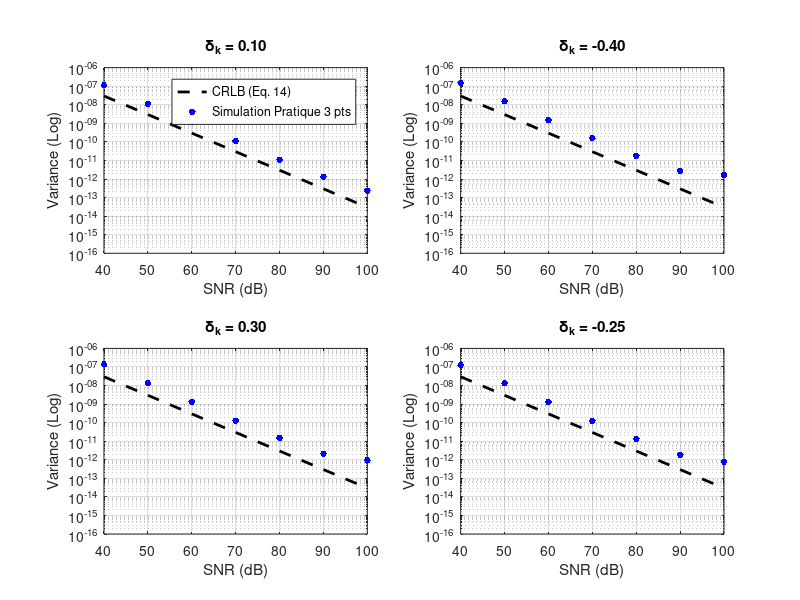

Recreate this plot in MATLAB.
%% ÉVALUATION STATISTIQUE WMIpDFT (3 POINTS) SOUS BRUIT AWGN
clear; clc; close all;

fprintf('=== SIMULATION DE MONTE-CARLO : WMIpDFT (3 POINTS) ===\n');

% Paramètres de la simulation
M = 1024;                   % Taille de la FFT
fs = 1000;                  % Fréquence d'échantillonnage
t = 0:1/fs:(M-1)/fs;        % Axe temps
A = 1;                      % Amplitude du signal
bin_k = 15;                 % Bin de référence
win = hann(M, 'periodic');  % Fenêtre de Hanning (H=2)

% Paramètres de l'étude
deltas_test = [0.10, -0.40, 0.30, -0.25];
snr_db = 40:10:100;         % SNR de 40 dB à 100 dB
N_runs = 1000;              % Nombre de tirages Monte-Carlo par point

% Préparation de la figure (4 subplots)
figure('Name', 'Variance WMIpDFT 3 points', 'Color', 'white', 'Position', [100, 100, 1000, 800]);

for d_idx = 1:length(deltas_test)
    delta_vrai = deltas_test(d_idx);
    f_vrai = (bin_k + delta_vrai) * (fs / M);
    
    var_sim = zeros(1, length(snr_db));
    crlb = zeros(1, length(snr_db));
    
    fprintf('Calcul pour delta = %.2f...\n', delta_vrai);
    
    for s_idx = 1:length(snr_db)
        snr_actuel = snr_db(s_idx);
        
        % Calcul de l'écart-type du bruit temporel à partir du SNR
        % SNR_dB = 10*log10( P_signal / P_bruit )
        % P_signal pour un cosinus = A^2 / 2
        P_sig = (A^2) / 2;
        P_noise = P_sig / (10^(snr_actuel / 10));
        sigma_n = sqrt(P_noise);
        
        % Calcul de la Borne de Cramer-Rao (Eq. 14)
        crlb(s_idx) = (6 / pi^2) * (sigma_n^2 / (M * A^2));
        
        erreurs_run = zeros(1, N_runs);
        
        %MONTE-CARLO
        for run = 1:N_runs
            phase = rand() * 2 * pi;
            
            sig_pur = A * cos(2*pi*f_vrai*t + phase);
            bruit = sigma_n * randn(1, M);
            sig_bruite = sig_pur + bruit;
            
            % FFT
            P1 = abs(fft(sig_bruite .* win'));
            

            l = bin_k + 1; 
            
            % Extraction des 3 points (Voisin Gauche, Centre, Voisin Droit)
            X_g = P1(l-1);
            X_c = P1(l);
            X_d = P1(l+1);
            
            % Application de la formule WMIpDFT (3 points, H=2)
            alpha_3 = (X_d - X_g) / (X_g + X_d + 2*X_c);
            delta_estime = 2 * alpha_3;
            
            erreurs_run(run) = delta_estime - delta_vrai;
        end
        
        % Calcul de la variance expérimentale sur les 1000 tirages
        var_sim(s_idx) = var(erreurs_run);
    end
    
    %AFFICHAGE DU SUBPLOT
    subplot(2, 2, d_idx);
    semilogy(snr_db, crlb, 'k--', 'LineWidth', 2); hold on;
    semilogy(snr_db, var_sim, 'b.', 'MarkerSize', 15);
    
    title(sprintf('\\delta_k = %.2f', delta_vrai));
    xlabel('SNR (dB)');
    ylabel('Variance (Log)');
    grid on;
    
    ylim([10^-16, 10^-6]); 
    xlim([40, 100]);
    
    if d_idx == 1
        legend('CRLB (Eq. 14)', 'Simulation Pratique 3 pts', 'Location', 'NorthEast');
    end
end

fprintf('Terminé !\n');
